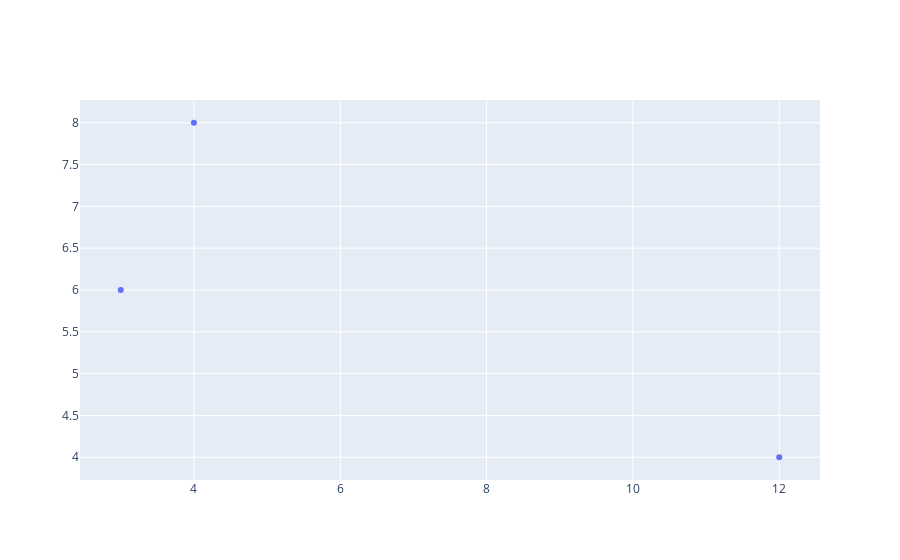

Here is the notebook cell this chart was saved with:
### Code cell
fig =go.Figure(go.Scatter(x=x, y=y, mode = "markers"))
fig.show()

### Figure 1 — Plotly figure (JSON) as saved in the notebook; plotly's stock layout.template omitted (floating-point values rounded to 4 significant figures)
{"data": [{"mode": "markers", "type": "scatter", "x": [12, 3, 4], "y": [4, 6, 8, 10]}], "layout": {"autosize": true, "xaxis": {"autorange": true, "range": [2.456, 12.54], "type": "linear"}, "yaxis": {"autorange": true, "range": [3.67, 8.33], "type": "linear"}}}
